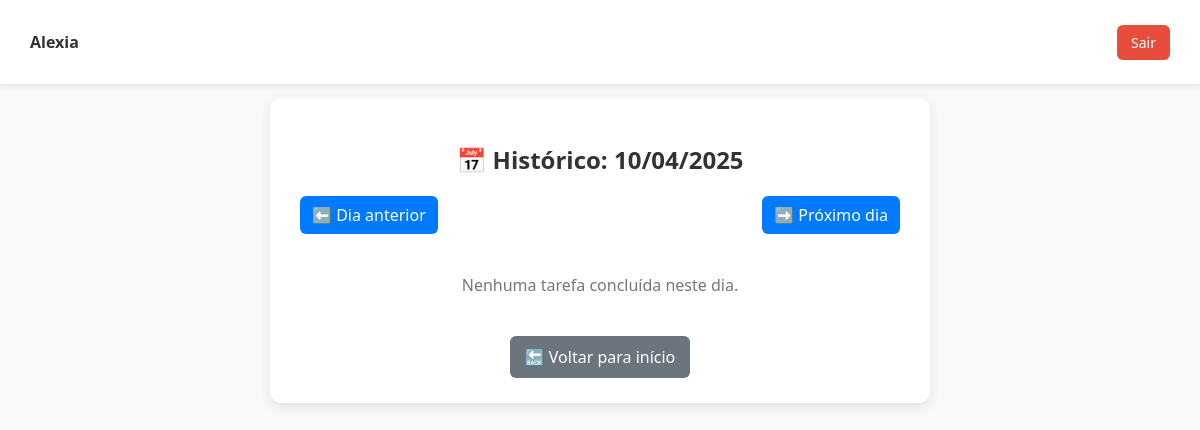
Before: /historico (signed in) with the older database file.
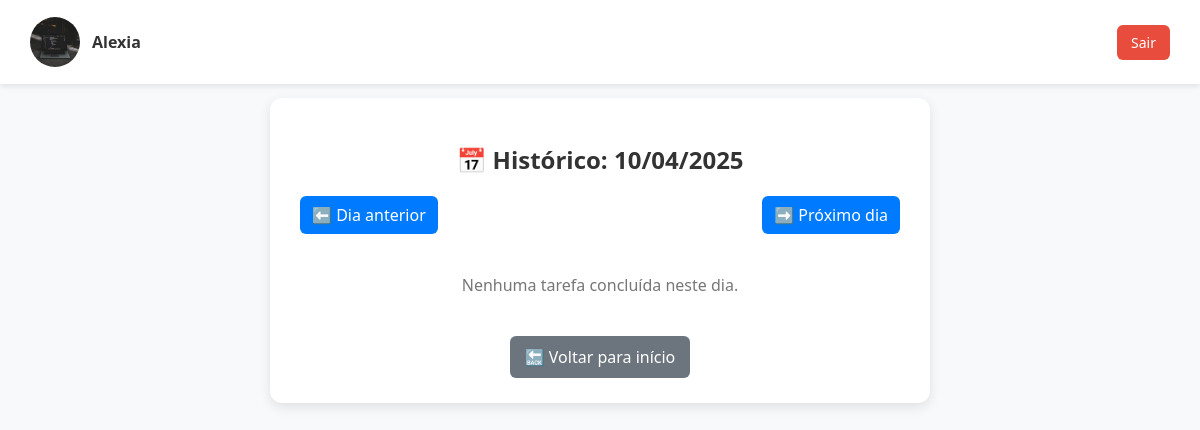
After: the same page with the newer database file.
### models.py (models this page shows, shortened)
class Usuario(UserMixin, db.Model):
    __tablename__ = 'usuario'
    id = db.Column(db.Integer, primary_key=True)
    nome = db.Column(db.String(100), nullable=False)
    email = db.Column(db.String(150), unique=True, nullable=False)
    senha = db.Column(db.String(200), nullable=False)
    grupo_id = db.Column(db.Integer, db.ForeignKey('grupo.id'), nullable=False)
    avatar = db.Column(db.String(200), nullable=True)
    bio = db.Column(db.Text, nullable=True)
    rede_social = db.Column(db.String(255), nullable=True)
    seguindo_conexoes = db.relationship(
        'Conexao',
        foreign_keys=[Conexao.seguidor_id],
        back_populates='seguidor',
        lazy='dynamic'
    )
    seguidores_conexoes = db.relationship(
        'Conexao',
        foreign_keys=[Conexao.seguido_id],
        back_populates='seguido',
        lazy='dynamic'
    )

### app.py (the view)
@app.route("/historico")
@login_required
def historico():
    grupo_id = current_user.grupo_id
    data_str = request.args.get("data")
    if data_str:
        data = datetime.strptime(data_str, "%Y-%m-%d")
    else:
        data = datetime.utcnow()  # ou datetime.now() se usar horário local
    inicio_dia = datetime(data.year, data.month, data.day)
    fim_dia = inicio_dia + timedelta(days=1)
    tarefas_por_usuario = db.session.query(
        Usuario.nome,
        func.count(Tarefa.id).label("tarefas_concluidas")
    ).join(Tarefa, Tarefa.concluida_por == Usuario.id) \
    .filter(
        Usuario.grupo_id == grupo_id,
        Tarefa.concluida == True,
        Tarefa.data_criacao >= inicio_dia,
        Tarefa.data_criacao < fim_dia
    ).group_by(Usuario.id).order_by(func.count(Tarefa.id).desc()).all()
    vencedor = tarefas_por_usuario[0].nome if tarefas_por_usuario else None
    dia_anterior = (data - timedelta(days=1)).strftime("%Y-%m-%d")
    proximo_dia = (data + timedelta(days=1)).strftime("%Y-%m-%d")
    return render_template(
        "historico.html",
        historico=tarefas_por_usuario,
        vencedor=vencedor,
        data=data.strftime("%d/%m/%Y"),
        dia_anterior=dia_anterior,
        proximo_dia=proximo_dia
    )

### app.py (called while the page is built)
@login_manager.user_loader
def load_user(user_id):
    return Usuario.query.get(int(user_id))

### templates/historico.html (shortened to what this page needs)
<!DOCTYPE html>
<html lang="pt-BR">
<head>
    <link rel="stylesheet" href="{{ url_for('static', filename='css/historico.css') }}">
</head>
<body class="historico-body">
    <div class="top-bar">
        {% if current_user.is_authenticated %}
            <div class="navbar-user">
                {% if current_user.avatar %}
                    <img src="{{ url_for('static', filename='uploads/' + current_user.avatar) }}" alt="Avatar" class="avatar-pequeno" style="width: 50px; height: 50px; border-radius: 50%;">
                {% endif %}
                <span class="user-welcome">{{ current_user.nome }} </span>
            </div>
        {% endif %}
        <a class="logout-btn" href="{{ url_for('logout') }}">Sair</a>
    </div>
    <div class="historico-container">
        <h2 class="historico-titulo">📅 Histórico: <span>{{ data }}</span></h2>
        <div class="navegacao">
            <a class="navegacao-btn" href="{{ url_for('historico', data=dia_anterior) }}">⬅️ Dia anterior</a>
            <a class="navegacao-btn" href="{{ url_for('historico', data=proximo_dia) }}">➡️ Próximo dia</a>
        </div>
        {% if historico %}
            <h3 class="vencedor-titulo">🏆 Vencedor do dia: <span class="vencedor-nome">{{ vencedor }}</span></h3>
            <ul class="ranking-lista">
                {% for usuario, tarefas_concluidas in historico %}
                    <li class="ranking-item {% if usuario == vencedor %}vencedor{% endif %}">
                        <span class="usuario-nome">{{ usuario }}</span>
                        <span class="pontos">{{ tarefas_concluidas }} ponto{{ 's' if tarefas_concluidas > 1 else '' }}</span>
                        {% if usuario == vencedor %}
                            <span class="trofeu">🥇</span>
                        {% endif %}
                    </li>
                {% endfor %}
            </ul>
        {% else %}
            <p class="sem-registros">Nenhuma tarefa concluída neste dia.</p>
        {% endif %}
        <a class="btn-voltar" href="{{ url_for('index') }}">🔙 Voltar para início</a>
    </div>
</body>
</html>

Changed rows visible on the page:
changed Usuario "Alexia": avatar: picture added
